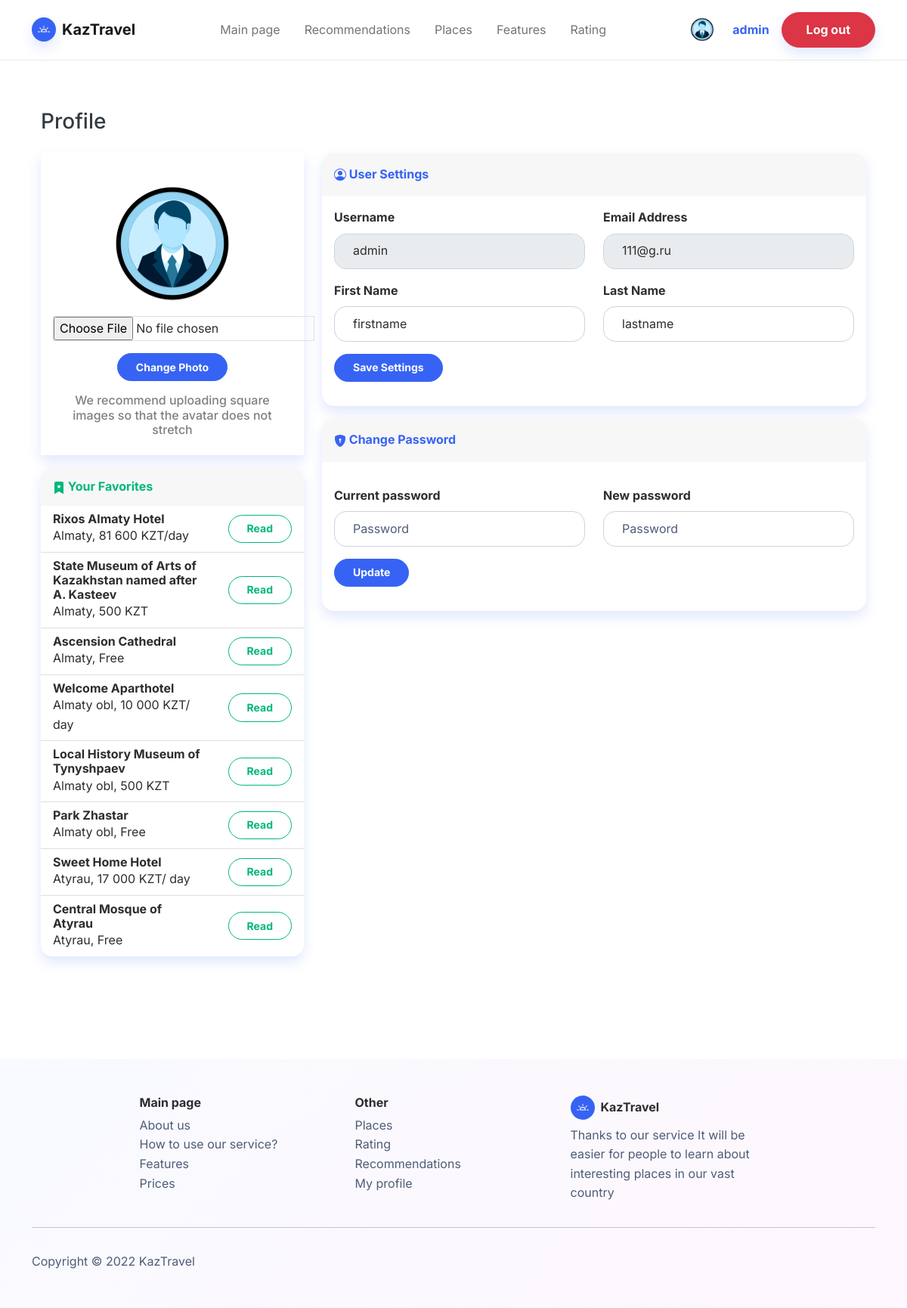
Page /profile (signed in) on the earlier database version.
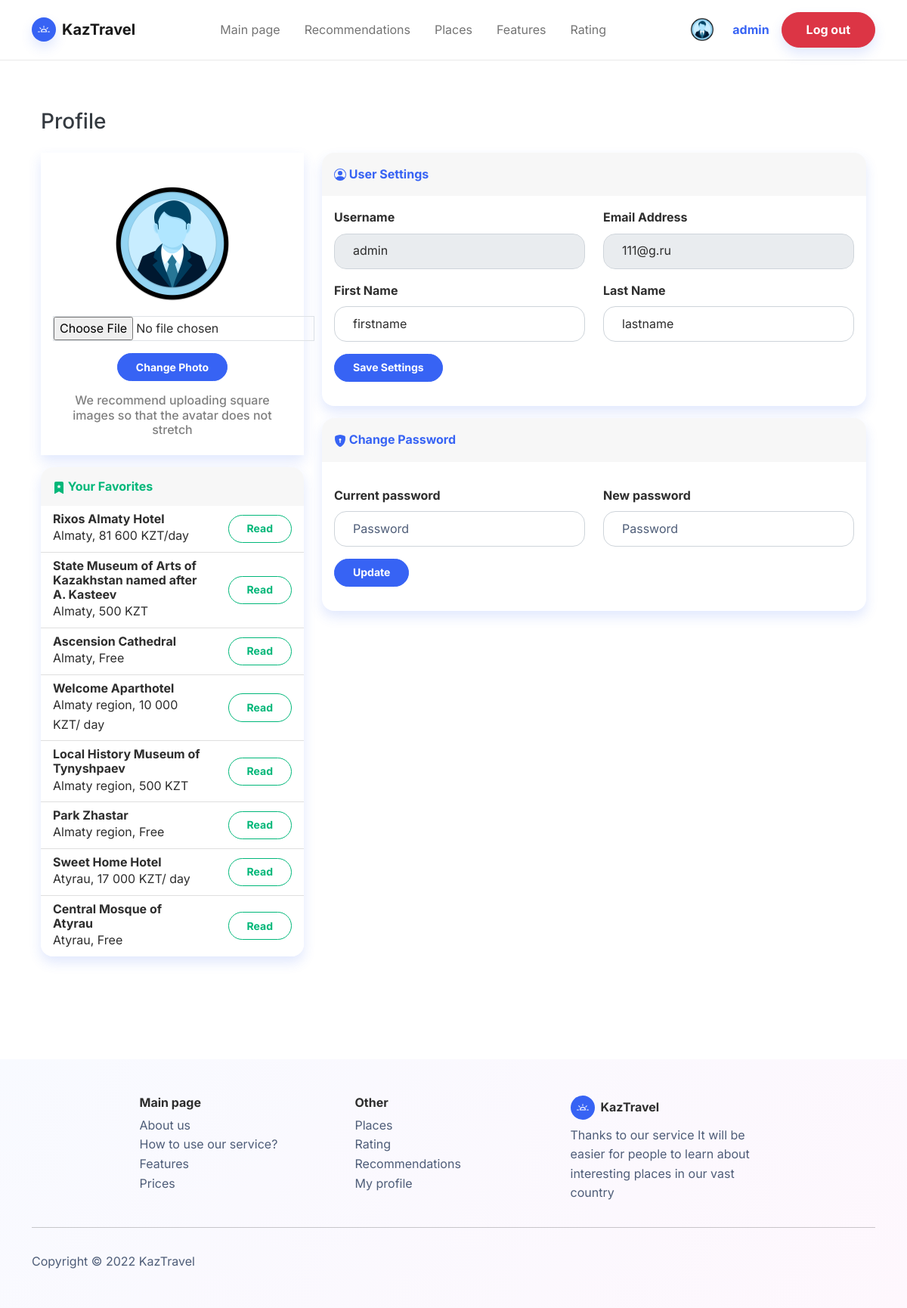
Same page on the later database version.
### project/models.py (models this page shows, shortened)
class Places(models.Model):
    name = models.TextField(verbose_name='Name:', max_length=300)
    description = models.TextField(verbose_name='Description:', max_length=1000)
    price = models.TextField(verbose_name='Price:', max_length=50)
    city = models.CharField(verbose_name='City', choices=City, max_length=40)
    type = models.CharField(verbose_name='Type', choices=Type, max_length=40)
    recommend_1 = models.BooleanField(default=False)
    recommend_2 = models.BooleanField(default=False)
    visits = models.IntegerField(default=0)
    pic = ImageField(verbose_name='Picture', null=True, blank=True, max_length=100, upload_to='images/places', default='images/places/default_place.png')
    class Meta:
        verbose_name = 'Place'
        verbose_name_plural = 'Places'

### project/views.py (the view, shortened to what this page needs)
# urls.py: path('profile', profile, name='profile'),
@login_required(login_url='/login/')
def profile(request):
    message_pass = ''
    message_set = ''
    message_ava = ''
    if Favorite.objects.filter(user=request.user).exists():
        favorites_data = Favorite.objects.get(user=request.user).places.all()
    else:
        favorites_data = ''
    context = {
        'favorites_data': favorites_data,
        'profile': Profile.objects.filter(username=request.user.username).first(),
        'message_pass': message_pass,
        'message_set': message_set,
        'message_ava': message_ava
    }
    return render(request, 'profile.html', context)

### project/templates/profile.html (shortened to what the changed rows need)
<!doctype html>
<html lang="en">
<head>
    {% load static %}
    <link href="https://cdn.jsdelivr.net/npm/bootstrap@5.1.3/dist/css/bootstrap.min.css" rel="stylesheet"
>
    <link href="{% static 'css/profile.css' %}" rel="stylesheet" type="text/css">
    <link href="{% static 'css/bootstrap.min.css' %}" rel="stylesheet" type="text/css">
</head>
<body>
<section class="py-5 mt-5">
    <div class="container">
        <section class="py-4 py-xl-5">
            <div class="container">
                <div class="row mb-3">
                    <div class="col-lg-4">
                        <div class="card shadow mb-4">
                            <ul class="list-group list-group-flush">
                                {% if favorites_data %}
                                {% for place in favorites_data %}
                                <li class="list-group-item">
                                    <div class="row align-items-center no-gutters">
                                        <div class="col me-2">
                                            <h6 class="mb-0"><strong>{{place.name}}</strong></h6><span class="text-xs">{{place.city}}, {{place.price}}</span>
                                        </div>
                                        <a class="col-auto" href="{% url 'place_detail' place.id %}">
                                            <button class="btn btn-outline-success btn-sm">Read</button>
                                        </a>
                                    </div>
                                </li>
                                {% endfor %}
                                {% endif %}
                            </ul>
                        </div>
                    </div>
                </div>
            </div>
        </section>
    </div>
</section>
</body>
</html>

Differences in the rows shown:
changed Places "Welcome Aparthotel": city "Almaty obl" → "Almaty region"
changed Places "Local History Museum of Tynyshpaev": city "Almaty obl" → "Almaty region"
changed Places "Park Zhastar": city "Almaty obl" → "Almaty region"
